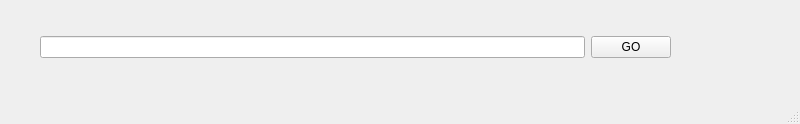
<?xml version="1.0" encoding="UTF-8"?>
<ui version="4.0">
 <class>MainWindow</class>
 <widget class="QMainWindow" name="MainWindow">
  <property name="geometry">
   <rect>
    <x>0</x>
    <y>0</y>
    <width>800</width>
    <height>124</height>
   </rect>
  </property>
  <property name="windowTitle">
   <string>MainWindow</string>
  </property>
  <widget class="QWidget" name="centralwidget">
   <widget class="QWidget" name="">
    <property name="geometry">
     <rect>
      <x>40</x>
      <y>30</y>
      <width>631</width>
      <height>34</height>
     </rect>
    </property>
    <layout class="QHBoxLayout" name="horizontalLayout">
     <item>
      <widget class="QLineEdit" name="lineEdit"/>
     </item>
     <item>
      <widget class="QPushButton" name="pushButton">
       <property name="text">
        <string>GO</string>
       </property>
      </widget>
     </item>
    </layout>
   </widget>
  </widget>
  <widget class="QMenuBar" name="menubar">
   <property name="geometry">
    <rect>
     <x>0</x>
     <y>0</y>
     <width>800</width>
     <height>28</height>
    </rect>
   </property>
  </widget>
  <widget class="QStatusBar" name="statusbar"/>
 </widget>
 <resources/>
 <connections>
  <connection>
   <sender>pushButton</sender>
   <signal>clicked()</signal>
   <receiver>MainWindow</receiver>
   <slot>go()</slot>
   <hints>
    <hint type="sourcelabel">
     <x>660</x>
     <y>73</y>
    </hint>
    <hint type="destinationlabel">
     <x>549</x>
     <y>29</y>
    </hint>
   </hints>
  </connection>
 </connections>
 <slots>
  <slot>go()</slot>
 </slots>
</ui>
